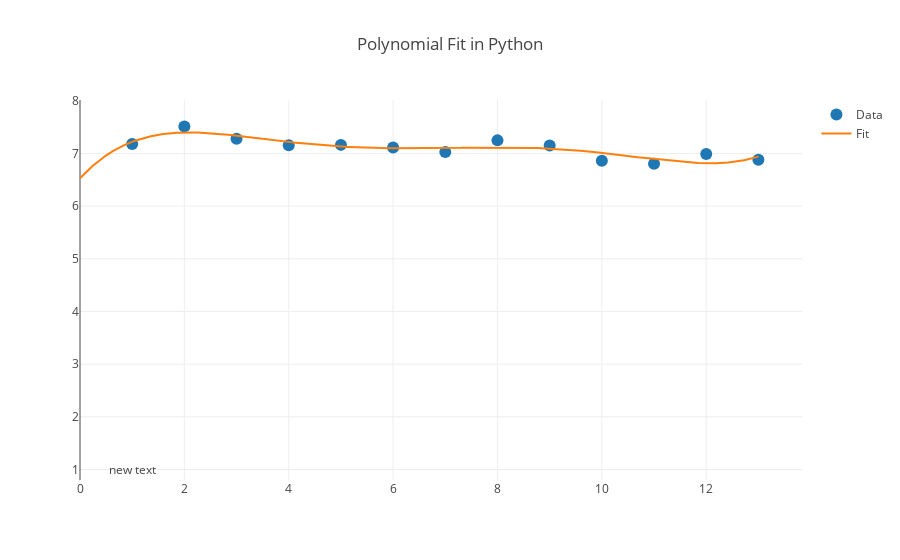

Notebook code for this chart:
### Code cell
d1 = pd.read_excel("Data/World Happiness Report/WHR2019.xlsx", sheet_name='Table2.1')
US_Data =  pd.DataFrame(d1[(d1['Country name'] == "United States")])
US_Data_LL = list(US_Data['Life Ladder'])




x = np.array(tuple(range(1,14)))
y = np.array(US_Data_LL)
z = np.polyfit(x, y, 5)
f = np.poly1d(z)
x_new = np.linspace(0, 13, 3270)
y_new = f(x_new)
print("The interpolated y-values are:\n", y_new)
print("Total:", len(y_new), "datapoints generated for this specific diagram.")
trace1 = go.Scatter(
    x=x,
    y=y,
    mode='markers',
    name='Data',
    marker=dict(
        size=12))
trace2 = go.Scatter(
    x=x_new,
    y=y_new,
    mode='lines',
    name='Fit')
annotation = go.Annotation(
    x=1,
    y=1,
    showarrow=False)
layout = go.Layout(title='Polynomial Fit in Python',
                   annotations=[annotation])
data = [trace1, trace2]
fig = go.Figure(data=data, layout=layout)
iplot(fig)

### Figure 1 — Plotly figure (JSON) as saved in the notebook; plotly's stock layout.template omitted (floating-point values rounded to 4 significant figures; data arrays with more than 128 entries replaced by an {"elided": "..."} marker saying what was removed)
{"data": [{"marker": {"size": 12}, "mode": "markers", "name": "Data", "type": "scatter", "uid": "4fc5da04-2c56-42df-8330-5aed1c85e46a", "x": [1, 2, 3, 4, 5, 6, 7, 8, 9, 10, 11, 12, 13], "y": [7.182, 7.513, 7.28, 7.158, 7.164, 7.115, 7.026, 7.249, 7.151, 6.864, 6.804, 6.992, 6.883]}, {"mode": "lines", "name": "Fit", "type": "scatter", "uid": "ed73d84e-d97d-4fd2-9b3b-f60cbbdc3709", "x": {"elided": "3270 float values"}, "y": {"elided": "3270 float values"}}], "layout": {"annotations": [{"showarrow": false, "x": 1, "y": 1}], "title": {"text": "Polynomial Fit in Python"}}}
